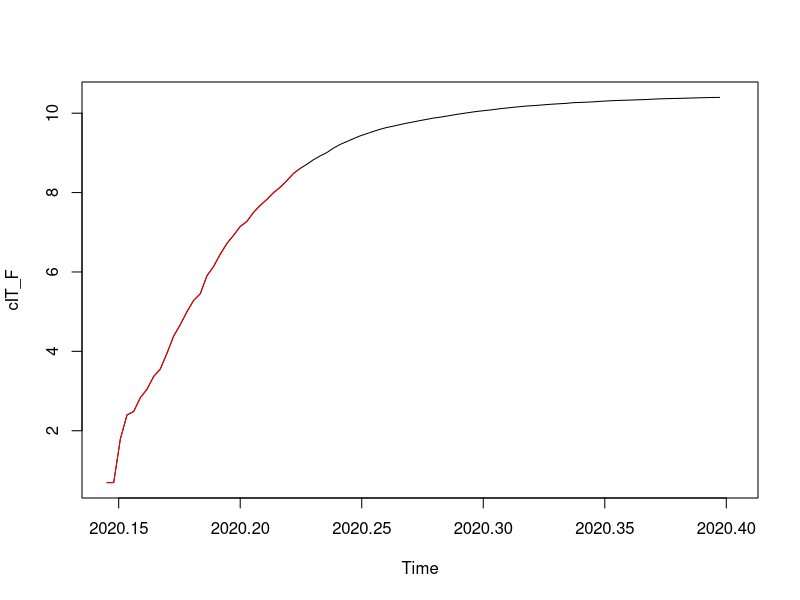
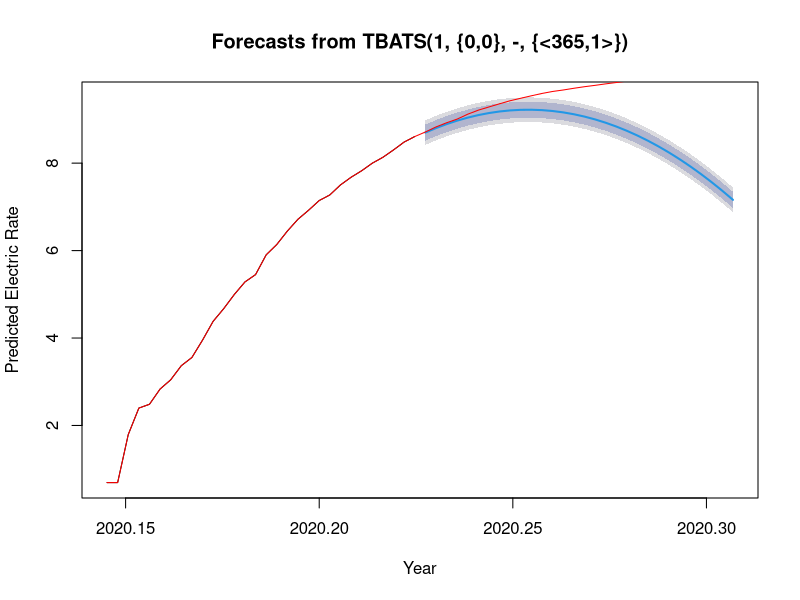
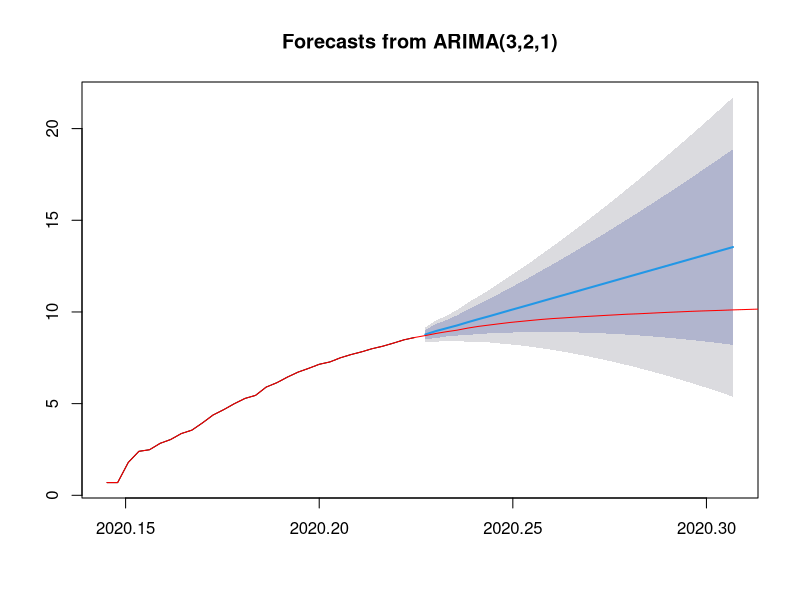
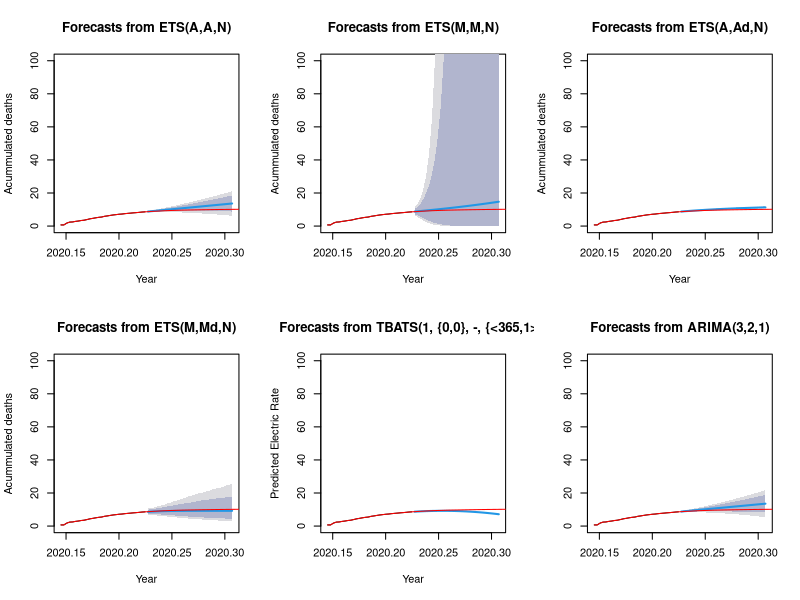
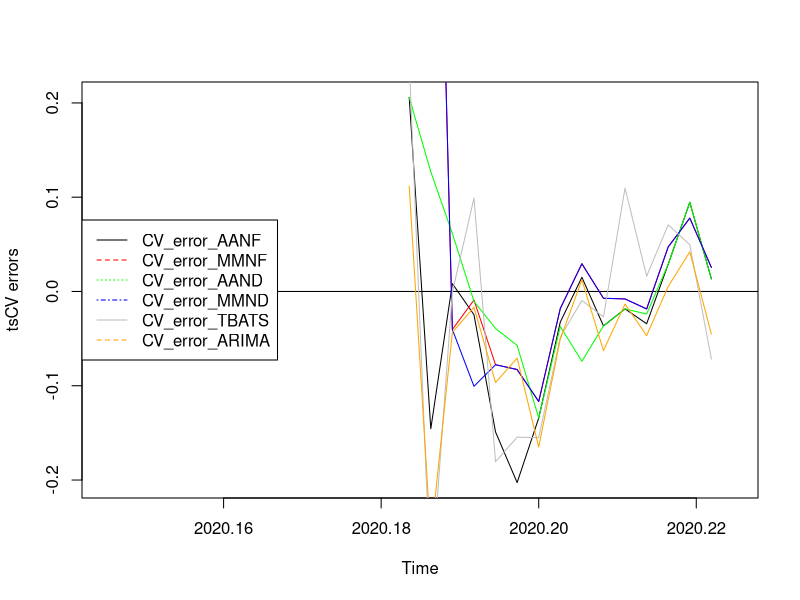
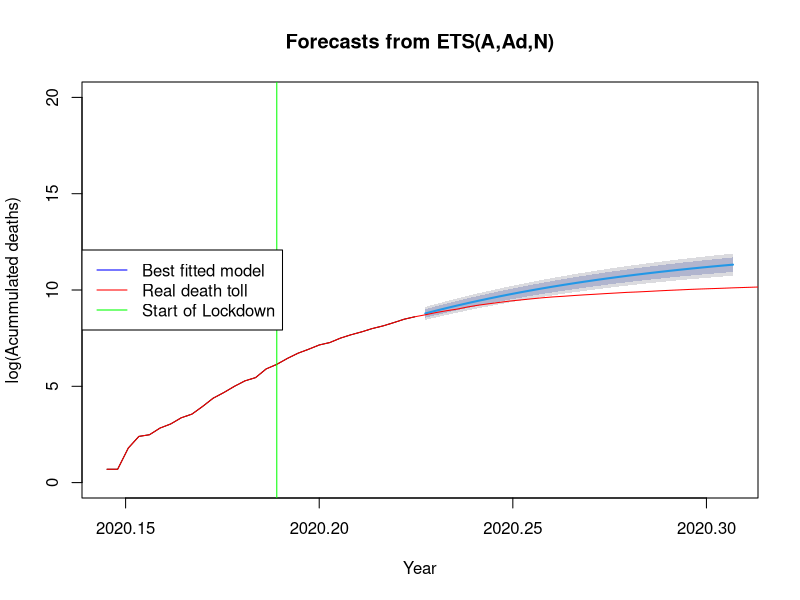

Recreate these plots in R, in order.
## ---- chunk 1
covid_data <- read.csv("COVID_data_v3.csv", header=TRUE, sep=",")
#ProjectData <- data.matrix(ProjectData) 
#ProjectData_INITIAL <- ProjectData

## ---- chunk 2
library(forecast)

#covid_data<-read.csv(file.choose(), header=TRUE, sep=",")

t0=2020+53/365
P=15 #predicted days
cIT <- ts(covid_data$Cdeaths_IT,start=0, frequency=1)
cIT_14 <- ts(log(covid_data$Cdeaths_IT[54:83]),start=t0, frequency=365) #t=0 @ day69. +14d #before it was starting at 45
cIT_F <- ts(log(covid_data$Cdeaths_IT[54:148]),start=t0, frequency=365)   # a supprimer 

plot(cIT_F)
lines(cIT_14, col="red")

cIT_14_AAN <- ets(cIT_14, model="AAN", damped=FALSE)
cIT_14_AAZ <- ets(cIT_14, model="AAZ", damped=FALSE)
cIT_14_MMN <- ets(cIT_14, model="MMN", damped=FALSE)
cIT_14_MMZ <- ets(cIT_14, model="MMZ", damped=FALSE)

cIT_14_AAND <- ets(cIT_14, model="AAN", damped=TRUE)
cIT_14_AAZD <- ets(cIT_14, model="AAZ", damped=TRUE)
cIT_14_MMND <- ets(cIT_14, model="MMN", damped=TRUE)
cIT_14_MMZD <- ets(cIT_14, model="MMZ", damped=TRUE)

# Create their prediction "cones" for 360 months (30 years) into the future with quintile confidence intervals
cIT_14_AAN_pred <- forecast(cIT_14_AAN, h=30, level=c(0.8, 0.95))
cIT_14_AAZ_pred <- forecast(cIT_14_AAZ, h=30, level=c(0.8, 0.95))
cIT_14_MMN_pred <- forecast(cIT_14_MMN, h=30, level=c(0.8, 0.95))
cIT_14_MMZ_pred <- forecast(cIT_14_MMZ, h=30, level=c(0.8, 0.95))

cIT_14_AAND_pred <- forecast(cIT_14_AAND, h=30, level=c(0.8, 0.95))
cIT_14_AAZD_pred <- forecast(cIT_14_AAZD, h=30, level=c(0.8, 0.95))
cIT_14_MMND_pred <- forecast(cIT_14_MMND, h=30, level=c(0.8, 0.95))
cIT_14_MMZD_pred <- forecast(cIT_14_MMZD, h=30, level=c(0.8, 0.95))

cIT_14_tbats <- tbats(cIT_14)
cIT_14_tbats_pred <-forecast(cIT_14_tbats, h=30, level=c(0.8, 0.95))
par(mfrow=c(1,1))
plot(cIT_14_tbats_pred, xlab="Year", ylab="Predicted Electric Rate")
lines(cIT_F, col="red")

cIT_14_ARIMA <- auto.arima(cIT_14,seasonal=FALSE)
cIT_14_ARIMA_pred <- forecast(cIT_14_ARIMA,30)
plot(cIT_14_ARIMA_pred)
lines(cIT_F, col="red")

par(mfrow=c(2,3)) # This command sets the plot window to show 1 row of 4 plots
plot(cIT_14_AAN_pred, xlab="Year", ylab="Acummulated deaths", ylim=c(0,100))
lines(cIT_F, col="red")
plot(cIT_14_MMN_pred, xlab="Year", ylab="Acummulated deaths", ylim=c(0,100))
lines(cIT_F, col="red")
plot(cIT_14_AAND_pred, xlab="Year", ylab="Acummulated deaths", ylim=c(0,100))
lines(cIT_F, col="red")
plot(cIT_14_MMND_pred, xlab="Year", ylab="Acummulated deaths", ylim=c(0,100))
lines(cIT_F, col="red")
plot(cIT_14_tbats_pred, xlab="Year", ylab="Predicted Electric Rate", ylim=c(0,100))
lines(cIT_F, col="red")
plot(cIT_14_ARIMA_pred, ylim=c(0,100))
lines(cIT_F, col="red")

###
### Comparing models -- Time series Cross Validation (Rolling Horizon Holdout)
###

f_AANF  <- function(y, h) forecast(ets(y, model="AAN"), h = h)
errors_AANF <- tsCV(cIT_14, f_AANF, h=1, window=15)

f_MMNF<- function(y, h) forecast(ets(y, model="MMN"), h = h)
errors_MMNF <- tsCV(cIT_14, f_MMNF, h=1, window=15)

f_AAND  <- function(y, h) forecast(ets(y, model="AAN", damped=TRUE), h = h)
errors_AAND <- tsCV(cIT_14, f_AAND, h=1, window=15)

f_MMND  <- function(y, h) forecast(ets(y, model="MMN", damped=TRUE), h = h)
errors_MMND <- tsCV(cIT_14, f_MMND, h=1, window=15)

f_TBATS  <- function(y, h) forecast(tbats(y), h = h)
errors_TBATS <- tsCV(cIT_14, f_TBATS, h=1, window=15)

f_ARIMA  <- function(y, h) forecast(auto.arima(y), h = h)
errors_ARIMA <- tsCV(cIT_14, f_ARIMA, h=1, window=15)


par(mfrow=c(1,1)) 
plot(errors_AANF, ylab='tsCV errors')
abline(0,0)
lines(errors_MMNF, col="red")
lines(errors_AAND, col="green")
lines(errors_MMND, col="blue")
lines(errors_TBATS, col="grey")
lines(errors_ARIMA, col="orange")
legend("left", legend=c("CV_error_AANF", "CV_error_MMNF","CV_error_AAND","CV_error_MMND", "CV_error_TBATS", "CV_error_ARIMA"), col=c("black", "red", "green", "blue", "grey", "orange"), lty=1:4)

mean(abs(errors_AANF/cIT_14), na.rm=TRUE)*100
mean(abs(errors_MMNF/cIT_14), na.rm=TRUE)*100
mean(abs(errors_AAND/cIT_14), na.rm=TRUE)*100
mean(abs(errors_MMND/cIT_14), na.rm=TRUE)*100
mean(abs(errors_TBATS/cIT_14), na.rm=TRUE)*100
mean(abs(errors_ARIMA/cIT_14), na.rm=TRUE)*100

# Print the mean and confidence intervals for the MMZ model
cIT_14_MMN_pred

# Export the results out
write.csv(cIT_14_MMN_pred, file = "IT no lockdown+14d (AAND) incl(ARIMA).csv") # export the selected model's predictions into a CSV file

#expfore<-exp(cIT_14_ARIMA_pred$forecast)
par(mfrow=c(1,1)) # This command sets the plot window to show 1 row of 4 plots
plot(cIT_14_AAND_pred, xlab="Year", ylab="log(Acummulated deaths)", ylim=c(0,20))
lines(cIT_F, col="red")
abline(v=2020+69/365, col="green")
legend("left", legend=c("Best fitted model","Real death toll", "Start of Lockdown"), col=c("blue", "red","green"), lty=1)



